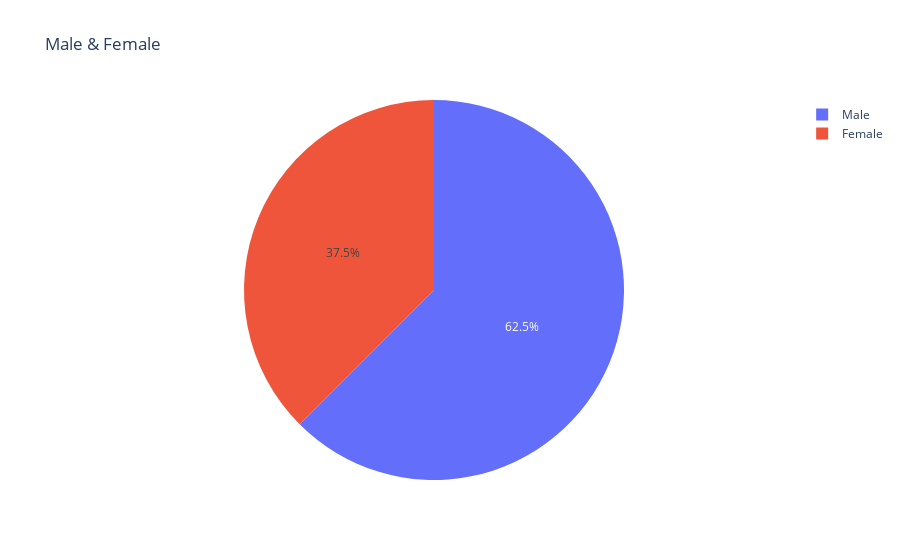

Notebook code cell kept with this figure:
### Code cell
px.pie(data_frame=df, names='gender', title='Male & Female')

### Figure 1 — Plotly figure (JSON) as saved in the notebook; plotly's stock layout.template omitted (floating-point values rounded to 4 significant figures)
{"data": [{"domain": {"x": [0, 1], "y": [0, 1]}, "hovertemplate": "gender=%{label}<extra></extra>", "labels": ["Female", "Female", "Male", "Male", "Female", "Female", "Female", "Male", "Male", "Male", "Female", "Male", "Female", "Female", "Female", "Male", "Female", "Male", "Male", "Male", "Male", "Female", "Male", "Male", "Female", "Female", "Male", "Male", "Male", "Female", "Male", "Female", "Male", "Male", "Male", "Male", "Male", "Male", "Male", "Male"], "legendgroup": "", "name": "", "showlegend": true, "type": "pie"}], "layout": {"legend": {"tracegroupgap": 0}, "title": {"text": "Male & Female"}}}
